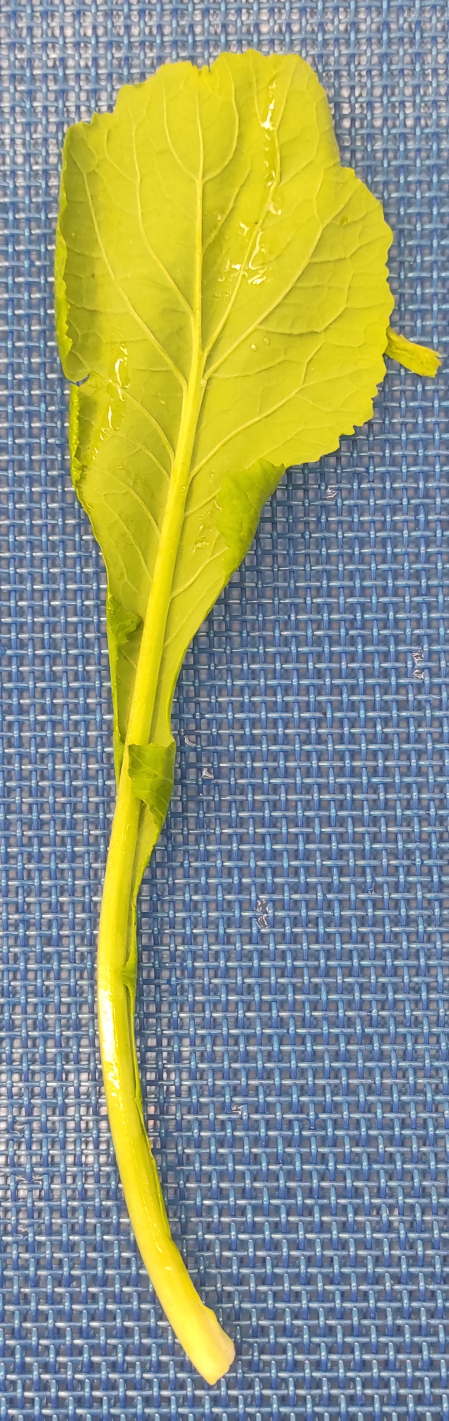
#> input picture Imágenes de muestra/ImagenesAjustadas/Bueno/1713263505492.jpg, 1794 x 5681 px, found by its file name (shown at 1/4 size); its folder holds only this picture in this run
$ python ConjuntoA.py
#> lines starting #> are read from the running program, lines starting #| are printed output that depends on the picture
"""
    Este programa sirve para recortar las imagenes que se encuentren en el directorio de entrada
    y gaurda los recortes en el directorio de salida.

    El programa no clasifica los recortes que solo tengan cinta, por lo que habrá que revisarlos manualmente
"""

import os
from PIL import Image
import numpy as np

def crop_image_into_tiles(image_path, output_folder, tile_size):
    # Obtener el nombre del archivo sin extensión
#> called with output_folder = './ConjuntoA/Bueno', tile_size = 299
    base_name = os.path.splitext(os.path.basename(image_path))[0]

    # Abrir la imagen usando Pillow
    image = Image.open(image_path)
#> image is the input picture: PIL image 1794x5681 RGB; mean R, G, B 143.1, 151.5, 122.3
    image_np = np.array(image)

    # Obtener dimensiones de la imagen
    img_height, img_width = image_np.shape[:2]
#> img_height = 5681; img_width = 1794

    # Crear la carpeta de salida si no existe
    if not os.path.exists(output_folder):
        os.makedirs(output_folder)

    # Inicializar contadores para nombrar los archivos
    tile_count = 0

    # Recorrer la imagen y cortar los cuadros
    for top in range(0, img_height, tile_size):
        for left in range(0, img_width, tile_size):
            # Definir las coordenadas del recorte
            bottom = min(top + tile_size, img_height)
            right = min(left + tile_size, img_width)

            # Realizar el recorte
            tile = image_np[top:bottom, left:right]

            # Convertir el recorte de nuevo a una imagen Pillow
            tile_image = Image.fromarray(tile)

            # Definir el nombre del archivo de salida
            output_path = os.path.join(output_folder, f'{base_name}_{tile_count}.png')
            tile_image.save(output_path)

            # Incrementar el contador de cuadros
            tile_count += 1
#> this loop made 19 passes
#> pass 1, in crop_image_into_tiles, `tile_image.save(output_path)`:
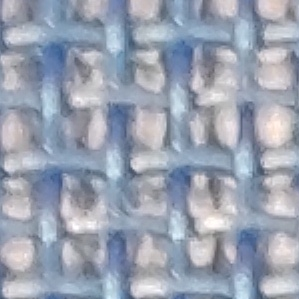
#> saved as 1713263505492_0.png: PIL image 299x299 RGB; mean R, G, B 155, 162.8, 177.9
#> pass 1, in crop_image_into_tiles, `tile_image.save(output_path)`:
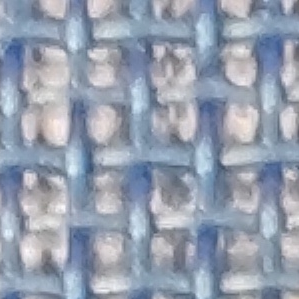
#> saved as 1713263505492_1.png: PIL image 299x299 RGB; mean R, G, B 150.7, 159.7, 175.6
#> pass 1, in crop_image_into_tiles, `tile_image.save(output_path)`:
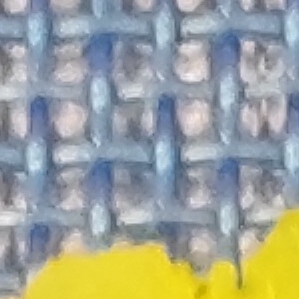
#> saved as 1713263505492_2.png: PIL image 299x299 RGB; mean R, G, B 158.6, 163.4, 151.6
#> pass 1, in crop_image_into_tiles, `tile_image.save(output_path)`:
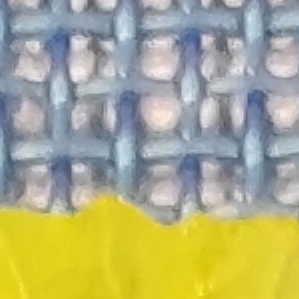
#> saved as 1713263505492_3.png: PIL image 299x299 RGB; mean R, G, B 173.6, 173.2, 131.9
#> after the loop:
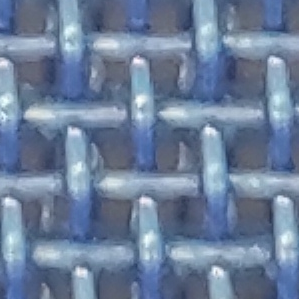
#> tile: shape (299, 299, 3); mean R, G, B 108.8, 127.4, 155.1
#> after the loop, tile_count = 114

    print(f'Imagen: {image_path}, Total de cuadros guardados: {tile_count}')
#| Imagen: ./ImagenesAjustadas/Bueno/1713263505492.jpg, Total de cuadros guardados: 114
    return tile_count

def process_images_in_folder(input_folder, output_folder, tile_size):
    # Inicializar contadores totales
    total_images = 0
    total_tiles = 0

    # Obtener lista de archivos en la carpeta de entrada
    for filename in os.listdir(input_folder):
        if filename.lower().endswith(('.png', '.jpg', '.jpeg')):
            image_path = os.path.join(input_folder, filename)
            tiles_generated = crop_image_into_tiles(image_path, output_folder, tile_size)
#> tiles_generated = 114
            total_images += 1
            total_tiles += tiles_generated
#> total_tiles = 114

    # Mostrar el total de imágenes procesadas y recortes generados
    print(f'Total de imágenes procesadas: {total_images}')
    print(f'Total de cuadros generados: {total_tiles}')
#| Total de cuadros generados: 114

# Parámetros de entrada
input_folder = './ImagenesAjustadas/Bueno'
output_folder = './ConjuntoA/Bueno'
tile_size = 299  # Tamaño del cuadro en píxeles

# Ejecutar la función
process_images_in_folder(input_folder, output_folder, tile_size)
